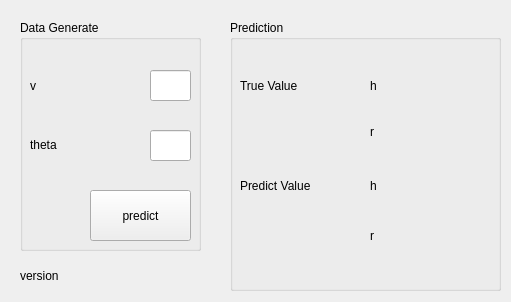
<?xml version="1.0" encoding="UTF-8"?>
<ui version="4.0">
 <class>Form</class>
 <widget class="QWidget" name="Form">
  <property name="geometry">
   <rect>
    <x>0</x>
    <y>0</y>
    <width>511</width>
    <height>302</height>
   </rect>
  </property>
  <property name="windowTitle">
   <string>Form</string>
  </property>
  <widget class="QGroupBox" name="groupBox_data_generate">
   <property name="geometry">
    <rect>
     <x>20</x>
     <y>20</y>
     <width>181</width>
     <height>231</height>
    </rect>
   </property>
   <property name="title">
    <string>Data Generate</string>
   </property>
   <widget class="QPushButton" name="pushButton_predict">
    <property name="geometry">
     <rect>
      <x>70</x>
      <y>170</y>
      <width>101</width>
      <height>51</height>
     </rect>
    </property>
    <property name="text">
     <string>predict</string>
    </property>
   </widget>
   <widget class="QLabel" name="label_v">
    <property name="geometry">
     <rect>
      <x>10</x>
      <y>50</y>
      <width>111</width>
      <height>31</height>
     </rect>
    </property>
    <property name="text">
     <string>v</string>
    </property>
   </widget>
   <widget class="QLineEdit" name="lineEdit_v">
    <property name="geometry">
     <rect>
      <x>130</x>
      <y>50</y>
      <width>41</width>
      <height>31</height>
     </rect>
    </property>
   </widget>
   <widget class="QLabel" name="label_theta">
    <property name="geometry">
     <rect>
      <x>10</x>
      <y>109</y>
      <width>111</width>
      <height>31</height>
     </rect>
    </property>
    <property name="text">
     <string>theta</string>
    </property>
   </widget>
   <widget class="QLineEdit" name="lineEdit_theta">
    <property name="geometry">
     <rect>
      <x>130</x>
      <y>110</y>
      <width>41</width>
      <height>31</height>
     </rect>
    </property>
   </widget>
  </widget>
  <widget class="QGroupBox" name="groupBox_prediction">
   <property name="geometry">
    <rect>
     <x>230</x>
     <y>20</y>
     <width>271</width>
     <height>271</height>
    </rect>
   </property>
   <property name="title">
    <string>Prediction</string>
   </property>
   <widget class="QLabel" name="label_predict_value">
    <property name="geometry">
     <rect>
      <x>10</x>
      <y>150</y>
      <width>141</width>
      <height>31</height>
     </rect>
    </property>
    <property name="text">
     <string>Predict Value</string>
    </property>
   </widget>
   <widget class="QLabel" name="label_r_predict">
    <property name="geometry">
     <rect>
      <x>140</x>
      <y>200</y>
      <width>121</width>
      <height>31</height>
     </rect>
    </property>
    <property name="text">
     <string>r</string>
    </property>
   </widget>
   <widget class="QLabel" name="label_h_real">
    <property name="geometry">
     <rect>
      <x>140</x>
      <y>50</y>
      <width>121</width>
      <height>31</height>
     </rect>
    </property>
    <property name="text">
     <string>h</string>
    </property>
   </widget>
   <widget class="QLabel" name="label_h_predict">
    <property name="geometry">
     <rect>
      <x>140</x>
      <y>150</y>
      <width>121</width>
      <height>31</height>
     </rect>
    </property>
    <property name="text">
     <string>h</string>
    </property>
   </widget>
   <widget class="QLabel" name="label_true_value">
    <property name="geometry">
     <rect>
      <x>10</x>
      <y>50</y>
      <width>141</width>
      <height>31</height>
     </rect>
    </property>
    <property name="text">
     <string>True Value</string>
    </property>
   </widget>
   <widget class="QLabel" name="label_r_real">
    <property name="geometry">
     <rect>
      <x>140</x>
      <y>96</y>
      <width>121</width>
      <height>31</height>
     </rect>
    </property>
    <property name="text">
     <string>r</string>
    </property>
   </widget>
  </widget>
  <widget class="QLabel" name="label_version">
   <property name="geometry">
    <rect>
     <x>20</x>
     <y>260</y>
     <width>121</width>
     <height>31</height>
    </rect>
   </property>
   <property name="text">
    <string>version</string>
   </property>
  </widget>
 </widget>
 <resources/>
 <connections/>
</ui>
